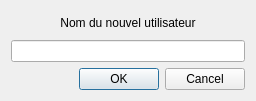
<?xml version="1.0" encoding="UTF-8"?>
<ui version="4.0">
 <class>AddUser</class>
 <widget class="QDialog" name="AddUser">
  <property name="geometry">
   <rect>
    <x>0</x>
    <y>0</y>
    <width>256</width>
    <height>101</height>
   </rect>
  </property>
  <property name="windowTitle">
   <string>Ajout d'un utilisateur</string>
  </property>
  <layout class="QVBoxLayout" name="verticalLayout_2">
   <item>
    <widget class="QLabel" name="label">
     <property name="text">
      <string>Nom du nouvel utilisateur</string>
     </property>
     <property name="alignment">
      <set>Qt::AlignCenter</set>
     </property>
    </widget>
   </item>
   <item>
    <widget class="QLineEdit" name="nameEdit"/>
   </item>
   <item>
    <widget class="QDialogButtonBox" name="buttonBox">
     <property name="orientation">
      <enum>Qt::Horizontal</enum>
     </property>
     <property name="standardButtons">
      <set>QDialogButtonBox::Cancel|QDialogButtonBox::Ok</set>
     </property>
    </widget>
   </item>
  </layout>
 </widget>
 <resources/>
 <connections>
  <connection>
   <sender>buttonBox</sender>
   <signal>accepted()</signal>
   <receiver>AddUser</receiver>
   <slot>accept()</slot>
   <hints>
    <hint type="sourcelabel">
     <x>248</x>
     <y>254</y>
    </hint>
    <hint type="destinationlabel">
     <x>157</x>
     <y>274</y>
    </hint>
   </hints>
  </connection>
  <connection>
   <sender>buttonBox</sender>
   <signal>rejected()</signal>
   <receiver>AddUser</receiver>
   <slot>reject()</slot>
   <hints>
    <hint type="sourcelabel">
     <x>316</x>
     <y>260</y>
    </hint>
    <hint type="destinationlabel">
     <x>286</x>
     <y>274</y>
    </hint>
   </hints>
  </connection>
 </connections>
</ui>
